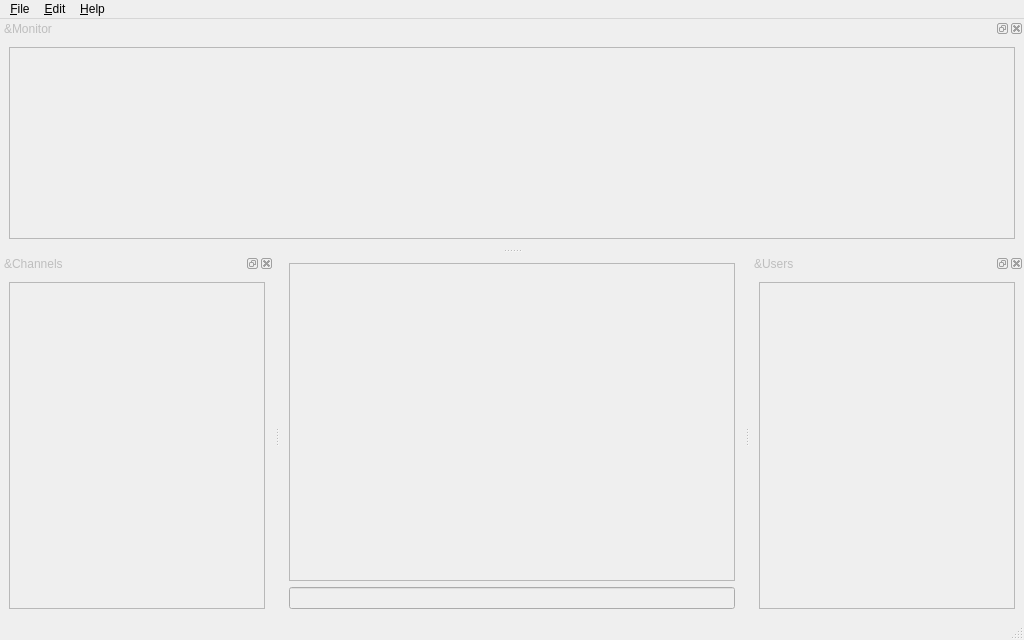
<?xml version="1.0" encoding="UTF-8"?>
<ui version="4.0">
 <class>MainWindow</class>
 <widget class="QMainWindow" name="MainWindow">
  <property name="geometry">
   <rect>
    <x>0</x>
    <y>0</y>
    <width>1024</width>
    <height>640</height>
   </rect>
  </property>
  <property name="windowTitle">
   <string>MainWindow</string>
  </property>
  <widget class="QWidget" name="centralwidget">
   <property name="enabled">
    <bool>false</bool>
   </property>
   <layout class="QVBoxLayout" name="verticalLayout_4">
    <item>
     <widget class="ChatView" name="chatView">
     </widget>
    </item>
    <item>
     <layout class="QHBoxLayout" name="horizontalLayout">
      <item>
       <widget class="QLineEdit" name="lineEdit"/>
      </item>
     </layout>
    </item>
   </layout>
  </widget>
  <widget class="QMenuBar" name="menubar">
   <property name="geometry">
    <rect>
     <x>0</x>
     <y>0</y>
     <width>1024</width>
     <height>22</height>
    </rect>
   </property>
   <widget class="QMenu" name="menu_File">
    <property name="title">
     <string>&amp;File</string>
    </property>
    <addaction name="action_Connect_to_server"/>
    <addaction name="action_Disconnect_from_server"/>
    <addaction name="separator"/>
    <addaction name="action_Settings"/>
    <addaction name="separator"/>
    <addaction name="action_Quit"/>
   </widget>
   <widget class="QMenu" name="menu_Edit">
    <property name="title">
     <string>&amp;Edit</string>
    </property>
   </widget>
   <widget class="QMenu" name="menu_Help">
    <property name="title">
     <string>&amp;Help</string>
    </property>
    <addaction name="action_About"/>
    <addaction name="actionAbout_Qt"/>
    <addaction name="separator"/>
    <addaction name="action_Help"/>
   </widget>
   <addaction name="menu_File"/>
   <addaction name="menu_Edit"/>
   <addaction name="menu_Help"/>
  </widget>
  <widget class="QStatusBar" name="statusbar"/>
  <widget class="QDockWidget" name="channelsDock">
   <property name="enabled">
    <bool>false</bool>
   </property>
   <property name="windowTitle">
    <string>&amp;Channels</string>
   </property>
   <attribute name="dockWidgetArea">
    <number>1</number>
   </attribute>
   <widget class="QWidget" name="dockWidgetContents">
    <layout class="QVBoxLayout" name="verticalLayout">
     <item>
      <widget class="QTreeView" name="channelsView">
       <attribute name="headerVisible">
        <bool>false</bool>
       </attribute>
      </widget>
     </item>
    </layout>
   </widget>
  </widget>
  <widget class="QDockWidget" name="usersDock">
   <property name="enabled">
    <bool>false</bool>
   </property>
   <property name="windowTitle">
    <string>&amp;Users</string>
   </property>
   <attribute name="dockWidgetArea">
    <number>2</number>
   </attribute>
   <widget class="QWidget" name="dockWidgetContents_3">
    <layout class="QVBoxLayout" name="verticalLayout_2">
     <item>
      <widget class="QTreeView" name="usersView"/>
     </item>
    </layout>
   </widget>
  </widget>
  <widget class="QDockWidget" name="monitorDock">
   <property name="enabled">
    <bool>false</bool>
   </property>
   <property name="windowTitle">
    <string>&amp;Monitor</string>
   </property>
   <attribute name="dockWidgetArea">
    <number>4</number>
   </attribute>
   <widget class="QWidget" name="dockWidgetContents_4">
    <layout class="QVBoxLayout" name="verticalLayout_3">
     <item>
      <widget class="QListView" name="monitorView"/>
     </item>
    </layout>
   </widget>
  </widget>
  <action name="action_Connect_to_server">
   <property name="text">
    <string>&amp;Connect to server</string>
   </property>
  </action>
  <action name="action_Disconnect_from_server">
   <property name="enabled">
    <bool>false</bool>
   </property>
   <property name="text">
    <string>&amp;Disconnect from server</string>
   </property>
  </action>
  <action name="action_Settings">
   <property name="text">
    <string>&amp;Settings</string>
   </property>
  </action>
  <action name="action_Quit">
   <property name="text">
    <string>&amp;Quit</string>
   </property>
  </action>
  <action name="action_About">
   <property name="text">
    <string>&amp;About</string>
   </property>
  </action>
  <action name="actionAbout_Qt">
   <property name="text">
    <string>About &amp;Qt</string>
   </property>
  </action>
  <action name="action_Help">
   <property name="text">
    <string>&amp;Help</string>
   </property>
  </action>
 </widget>
 <customwidgets>
  <customwidget>
   <class>ChatView</class>
   <extends>QTreeView</extends>
   <header>client/widgetsgui/ChatView.h</header>
  </customwidget>
 </customwidgets>
 <resources/>
 <connections/>
</ui>
